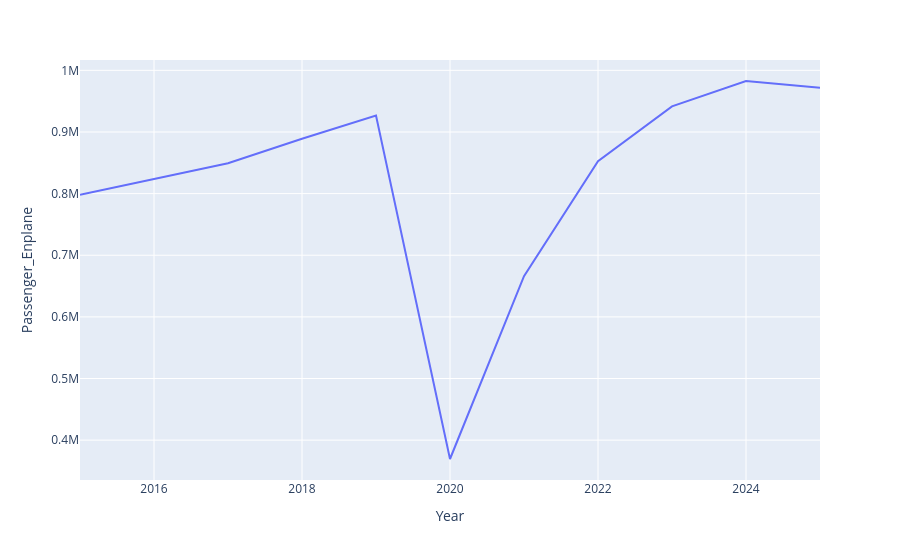

Source (notebook cell):
### Code cell
px.line(fvolume, x='Year', y='Passenger_Enplane')

### Figure 1 — Plotly figure (JSON) as saved in the notebook; plotly's stock layout.template omitted (floating-point values rounded to 4 significant figures)
{"data": [{"hovertemplate": "Year=%{x}<br>Passenger_Enplane=%{y}<extra></extra>", "legendgroup": "", "line": {"color": "#636efa", "dash": "solid"}, "marker": {"symbol": "circle"}, "mode": "lines", "name": "", "orientation": "v", "showlegend": false, "type": "scatter", "x": [2025, 2024, 2023, 2022, 2021, 2020, 2019, 2018, 2017, 2016, 2015], "xaxis": "x", "y": [971929, 982710, 941558, 852508, 666157, 369404, 926745, 889023, 849408, 824038, 798221], "yaxis": "y"}], "layout": {"legend": {"tracegroupgap": 0}, "margin": {"t": 60}, "xaxis": {"anchor": "y", "domain": [0, 1], "title": {"text": "Year"}}, "yaxis": {"anchor": "x", "domain": [0, 1], "title": {"text": "Passenger_Enplane"}}}}
